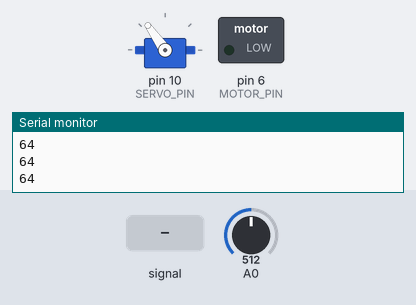
Recording of a sketch running on a simulated Arduino Uno, built with avr-gcc and run on an emulated ATmega328P. Shown: servo, switched loads named in the sketch (green lamp = pin HIGH), the last lines printed to the serial monitor. The inputs (shaded band) are chosen by the test bench; at power-on: A0 = 512. Pins used as bus, display or sensor lines are not drawn.

Above: at 1.2 s.
1.3 s: A0 fed a 200 Hz sine of ±81 counts around its level
At 1.58 s:
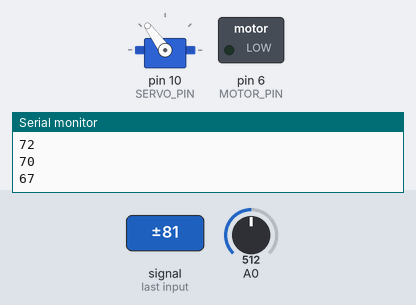
4.3 s: A0 set to 306
At 5.3 s:
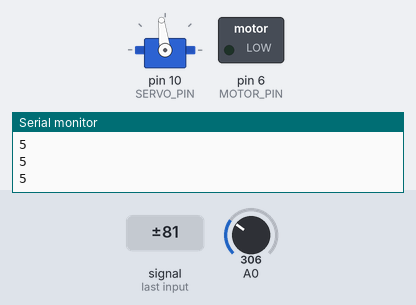
5.8 s: A0 fed a 1000 Hz sine of ±255 counts around its level
8.8 s: A0 set to 795
10.3 s: A0 set to 815
Timing chart, 0 to 12.8 s (numbered marks = the images above; inputs shaded):
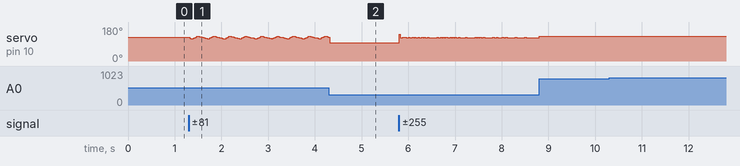

The sketch:

controll.ino
```cpp
#include <Servo.h>

Servo myservo;  // create servo object to control a servo

//degree limits for servo
const int SERVO_MID = 125; //MID point for servo
const int SERVO_RIGHT = SERVO_MID+30;
const int SERVO_LEFT = SERVO_MID-30;

//position of cars
const int MID_POSITION = 64; //mid postion is mid index of 128 sized array
int prevPosition = MID_POSITION;
int curPosition = MID_POSITION;

//motor duty range: 0~100
const int MAX_DUTY = 30;
const int MIN_DUTY = 20;

int pixelArray[128] ;            // Pixel array.

int CLK = 13;                    // Set pin 13 as CLK.
int SI  = 12;                    // Set pin 12 as SI.
int MOTOR_PIN = 6;                // Set pin 9 as motor
int SERVO_PIN =10;                //Set pin 10 as servo

void setup() {
  pinMode(CLK, OUTPUT);          // Set CLK as output.
  pinMode(SI, OUTPUT);           // Set SI as  output.
  pinMode(MOTOR_PIN, OUTPUT);    // Set MOTOR_PIN as output.

  myservo.attach(SERVO_PIN);  //connect signal to pin 9
  myservo.write(SERVO_MID);   //initialize position to mid


  Serial.begin(9600);

  digitalWrite(SI, HIGH);
  digitalWrite(CLK, HIGH);
  digitalWrite(SI, LOW);
  digitalWrite(CLK, LOW);

  // This clocks out indeterminate pixel data from power up.
  for(int i = 0; i < 128; i ++){
    digitalWrite(CLK, HIGH);
    digitalWrite(CLK, LOW);
  }

}


void loop() {
  //wait for expose
  delayMicroseconds(10000);
  //starts pixel count
  digitalWrite(SI, HIGH);
  digitalWrite(CLK, HIGH);
  digitalWrite(SI, LOW);
  digitalWrite(CLK, LOW);

  //read data from camera to pixelArray
  for(int i = 0; i < 128; i++){
    pixelArray[i] = analogRead(A0);
    digitalWrite(CLK, HIGH);
    digitalWrite(CLK, LOW);
  }
  /*
  //print pixelArray
  for(int i = 0; i < 128; i ++){
    //Serial.write(PixelArray[i]);

    Serial.print(pixelArray[i]);
    Serial.print(",");
  }
  Serial.println(",");
  //end print
  */
  findPosition(pixelArray);
  Serial.println(curPosition);

  int degree = map(curPosition, 0, 127, SERVO_LEFT, SERVO_RIGHT);
  turnWheel(degree);
  //offValue is how much the car is off the center
  int offValue = curPosition-MID_POSITION;
  if(offValue<0) {
     offValue = -offValue;
  }
  int motorDuty = map(offValue, 0, 64, MAX_DUTY, MIN_DUTY); //dynamically adjust the speed
  int speed = motorPWM(motorDuty);
  //analogWrite(MOTOR_PIN, speed);


}

// Find the position of the car
void findPosition(int* pixelArray) {
   int sensorSum = 0;
   int sensorAvg = 0;
   int threshold = findThreshold(pixelArray);
   //Serial.println(threshold);
   for(int i = 0; i < 128; i++) {
      int afterThreshold = doThreshold(pixelArray[i], threshold);
      sensorSum += afterThreshold;
      sensorAvg += afterThreshold * i;
   }
   //Serial.println(sensorSum);
   //if all black, means off the track
   if(sensorSum == 0) {
      curPosition = prevPosition;
   }
   else {
      curPosition = (int)sensorAvg/sensorSum;
      prevPosition = curPosition;
  }
}

/* Steer wheel by certain degree based on the position of the car
 */
void turnWheel(int degree) {
  myservo.write(degree);
}

/* Calculate the duty cycle for the motor
 */
int motorPWM(int motorDuty) {
  int speed = 2.55 * motorDuty;      //speed range: 0~255
  return speed;
}

/*threshold the input analog signal from line sensor
  to 1(white) and 0(black)
 */
int doThreshold(int val, int threshold) {
  //int threshold = findThreshold(pixelArray);
  if(val>threshold) {
    return 1;
  }
  else {
    return 0;
  }
}

/* Find the best threshold to determine the location of the line
 */
int findThreshold(int* pixelArray) {
  long average = 0;
  int maximum = 0;

  for(int i = 0; i < 128; i++) {
    average = average + pixelArray[i];
    if(pixelArray[i] > maximum) {
      maximum = pixelArray[i];
    }
  }
  //Serial.println(average);
  average = average/128;

  //Adaptive threshold
  int offset = adaptThresOffset(maximum, average);

  offset = offset + average;

  //Static threshold (THRES_OFFSET varies)
  //offset = 1000;

  return offset;
}


/* Algorithm for adaptive thresholding
 */
int adaptThresOffset(int maximum, int average)
{
  return ((maximum - average)/2);
}
```
